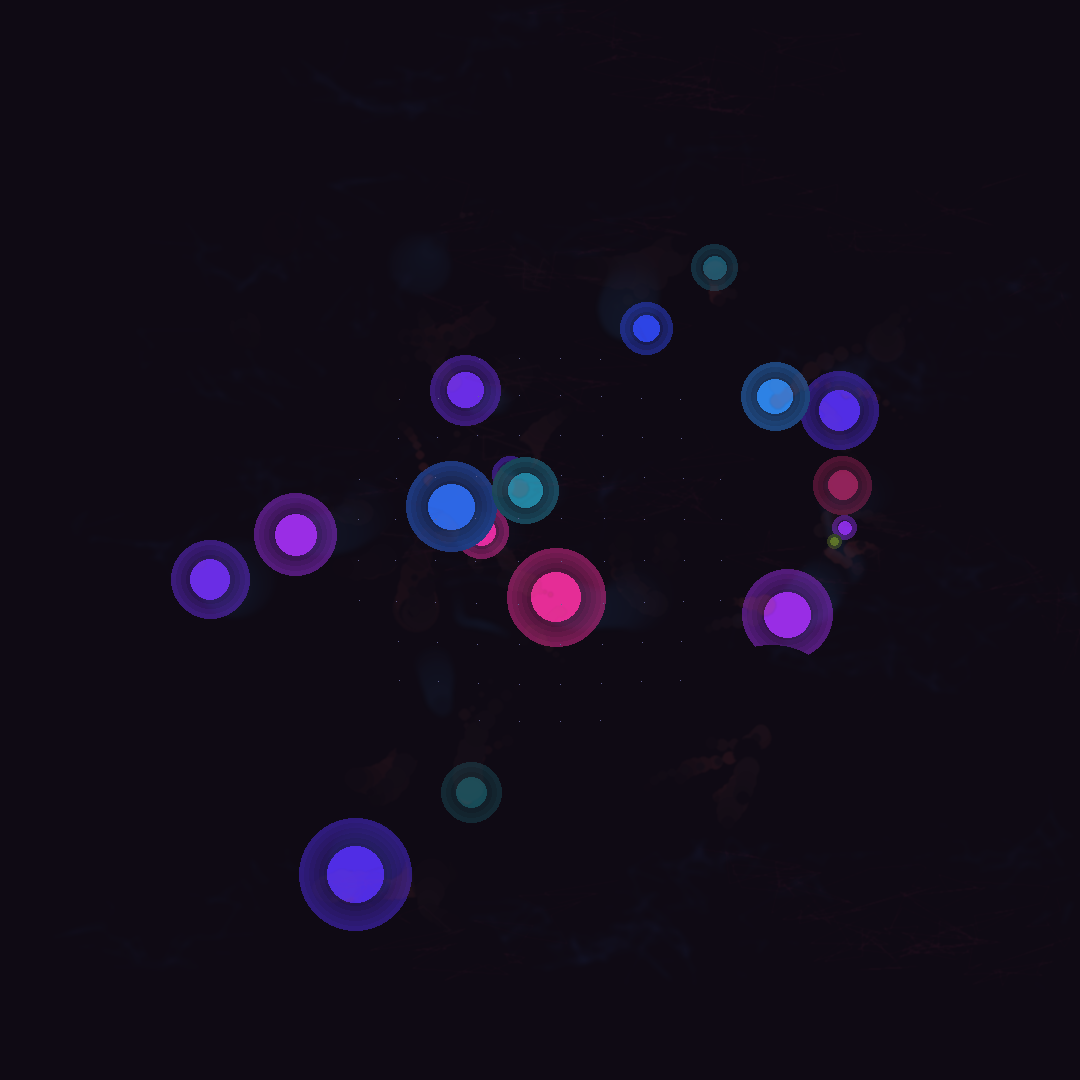

Write the Python code that produced this figure.
from PIL import Image, ImageDraw, ImageFilter
import numpy as np
import math
import random
import colorsys

# Canvas dimensions
WIDTH, HEIGHT = 1080, 1080

# Create base image
img = Image.new('RGB', (WIDTH, HEIGHT), color=(15, 10, 20))

# Time layers
past_layer = Image.new('RGBA', (WIDTH, HEIGHT), (0, 0, 0, 0))
present_layer = Image.new('RGBA', (WIDTH, HEIGHT), (0, 0, 0, 0))
future_layer = Image.new('RGBA', (WIDTH, HEIGHT), (0, 0, 0, 0))

past_draw = ImageDraw.Draw(past_layer)
present_draw = ImageDraw.Draw(present_layer)
future_draw = ImageDraw.Draw(future_layer)

# Temporal object class
class TemporalObject:
    def __init__(self, x, y, birth_time):
        self.x = x
        self.y = y
        self.birth_time = birth_time
        self.lifespan = random.uniform(20, 80)
        self.velocity = np.array([random.uniform(-2, 2), random.uniform(-2, 2)])
        self.size = random.uniform(10, 40)
        self.frequency = random.uniform(0.05, 0.2)
        self.phase = random.uniform(0, 2 * math.pi)
        
    def position_at_time(self, t):
        """Calculate position at given time"""
        if t < self.birth_time:
            return None
        
        age = t - self.birth_time
        if age > self.lifespan:
            return None
            
        # Spiral motion through time
        spiral_factor = age * 0.1
        x = self.x + self.velocity[0] * age + 20 * math.cos(spiral_factor) * math.exp(-age/50)
        y = self.y + self.velocity[1] * age + 20 * math.sin(spiral_factor) * math.exp(-age/50)
        
        return (x, y)
    
    def state_at_time(self, t):
        """Calculate state (size, opacity, color) at given time"""
        if t < self.birth_time:
            return None
            
        age = t - self.birth_time
        if age > self.lifespan:
            return None
            
        # Size oscillates and decays
        size = self.size * (1 + 0.3 * math.sin(age * self.frequency + self.phase)) * math.exp(-age/self.lifespan)
        
        # Opacity follows life cycle
        if age < self.lifespan * 0.2:
            opacity = age / (self.lifespan * 0.2)
        elif age > self.lifespan * 0.8:
            opacity = (self.lifespan - age) / (self.lifespan * 0.2)
        else:
            opacity = 1.0
            
        # Color shifts through time
        hue = (self.birth_time / 100 + age / self.lifespan) % 1.0
        
        return size, opacity, hue

# Create temporal objects at different times
objects = []
for t in range(0, 100, 5):
    # Objects born at different times
    num_objects = random.randint(1, 3)
    for _ in range(num_objects):
        x = random.uniform(WIDTH * 0.2, WIDTH * 0.8)
        y = random.uniform(HEIGHT * 0.2, HEIGHT * 0.8)
        objects.append(TemporalObject(x, y, t))

# Current moment in time
PRESENT = 50

# Render past echoes
for obj in objects:
    # Sample multiple past moments
    for past_t in range(0, PRESENT, 3):
        pos = obj.position_at_time(past_t)
        if pos:
            state = obj.state_at_time(past_t)
            if state:
                x, y = pos
                size, opacity, hue = state
                
                # Past is blue-shifted and fading
                r, g, b = colorsys.hsv_to_rgb(0.6, 0.7, 0.3)
                alpha = int(100 * opacity * (past_t / PRESENT))
                
                # Draw echo
                past_draw.ellipse([x - size, y - size, x + size, y + size],
                                fill=(int(r*255), int(g*255), int(b*255), alpha))

# Render present moment
for obj in objects:
    pos = obj.position_at_time(PRESENT)
    if pos:
        state = obj.state_at_time(PRESENT)
        if state:
            x, y = pos
            size, opacity, hue = state
            
            # Present is vivid and clear
            r, g, b = colorsys.hsv_to_rgb(hue, 0.8, 0.9)
            alpha = int(255 * opacity)
            
            # Glowing present
            for glow_size in range(int(size * 2), 0, -5):
                glow_alpha = int(alpha * (glow_size / (size * 2)) * 0.5)
                present_draw.ellipse([x - glow_size, y - glow_size, 
                                    x + glow_size, y + glow_size],
                                   fill=(int(r*255), int(g*255), int(b*255), glow_alpha))
            
            # Core
            present_draw.ellipse([x - size, y - size, x + size, y + size],
                               fill=(int(r*255), int(g*255), int(b*255), alpha))

# Render future possibilities
for obj in objects:
    # Multiple possible futures
    for future_branch in range(3):
        # Modify object trajectory for this branch
        temp_obj = TemporalObject(obj.x, obj.y, obj.birth_time)
        temp_obj.velocity = obj.velocity + np.random.randn(2) * 0.5
        
        for future_t in range(PRESENT + 5, 100, 5):
            pos = temp_obj.position_at_time(future_t)
            if pos:
                state = temp_obj.state_at_time(future_t)
                if state:
                    x, y = pos
                    size, opacity, hue = state
                    
                    # Future is red-shifted and uncertain
                    r, g, b = colorsys.hsv_to_rgb(0.0, 0.6 - future_branch * 0.1, 0.6)
                    # Decreasing certainty
                    alpha = int(50 * opacity * (1 - (future_t - PRESENT) / 50) / (future_branch + 1))
                    
                    # Draw possibility
                    future_draw.ellipse([x - size/2, y - size/2, x + size/2, y + size/2],
                                      fill=(int(r*255), int(g*255), int(b*255), alpha))

# Time flow visualization - connecting past to future
for i in range(20):
    # Time streams
    start_x = random.uniform(0, WIDTH)
    start_y = random.uniform(0, HEIGHT)
    
    points = []
    for t in range(0, 100):
        # Time flows with some randomness
        x = start_x + t * 5 + random.uniform(-50, 50)
        y = start_y + math.sin(t * 0.1) * 50 + random.uniform(-20, 20)
        
        if 0 <= x < WIDTH and 0 <= y < HEIGHT:
            points.append((x, y, t))
    
    # Draw time stream
    for j in range(len(points) - 1):
        x1, y1, t1 = points[j]
        x2, y2, t2 = points[j + 1]
        
        # Color based on time
        if t1 < PRESENT:
            # Past - blue
            color = (50, 100, 200, 30)
        elif t1 == PRESENT:
            # Present - white
            color = (255, 255, 255, 80)
        else:
            # Future - red
            color = (200, 50, 100, 20)
        
        if t1 < PRESENT:
            past_draw.line([(x1, y1), (x2, y2)], fill=color, width=2)
        elif t1 > PRESENT:
            future_draw.line([(x1, y1), (x2, y2)], fill=color, width=1)

# Composite layers with time distortion
img = img.convert('RGBA')

# Past is blurred (memory)
past_layer = past_layer.filter(ImageFilter.GaussianBlur(radius=3))
img = Image.alpha_composite(img, past_layer)

# Present is sharp
img = Image.alpha_composite(img, present_layer)

# Future is fragmented (uncertainty)
future_layer = future_layer.filter(ImageFilter.GaussianBlur(radius=1))
img = Image.alpha_composite(img, future_layer)

# Add temporal grid distortion
grid_draw = ImageDraw.Draw(img)
for x in range(0, WIDTH, 40):
    for y in range(0, HEIGHT, 40):
        # Grid bends near present moment
        dist_from_center = math.sqrt((x - WIDTH/2)**2 + (y - HEIGHT/2)**2)
        if dist_from_center < 200:
            # Distortion factor
            factor = 1 - dist_from_center / 200
            offset_x = (x - WIDTH/2) * factor * 0.1
            offset_y = (y - HEIGHT/2) * factor * 0.1
            
            grid_draw.point((x + offset_x, y + offset_y), fill=(100, 100, 150, 50))

img = img.convert('RGB')
img.save('temporal_echoes_01.png')
print("Temporal Echoes created: temporal_echoes_01.png")